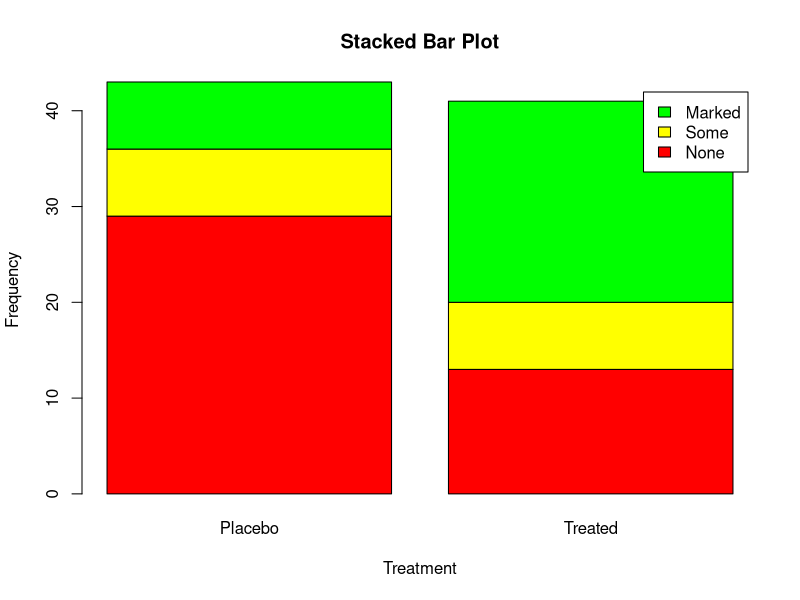
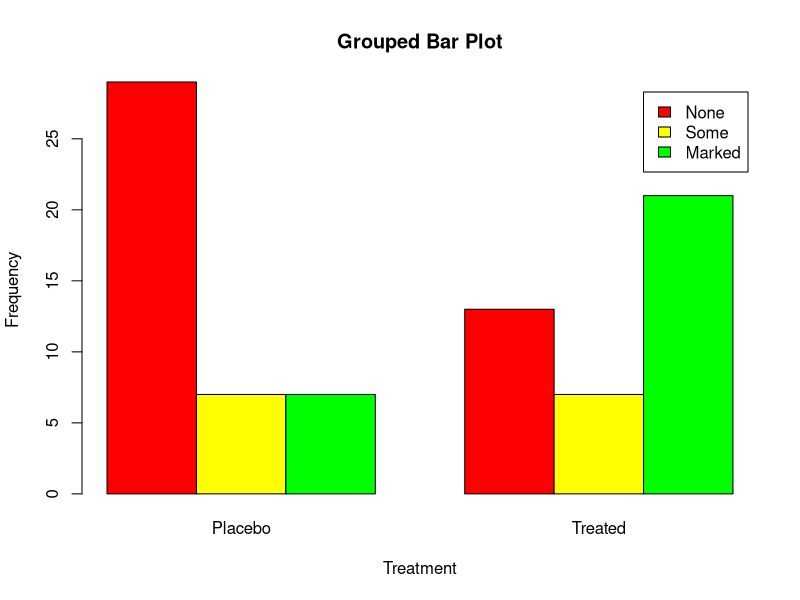

The R source for these figures, in order:
library(vcd)

counts <- table(Arthritis$Improved, Arthritis$Treatment)
counts

x11()
barplot(counts,
        main="Stacked Bar Plot",
        xlab="Treatment", 
        ylab="Frequency",
        col=c("red", "yellow","green"),
        legend=rownames(counts))

x11()
barplot(counts,
        main="Grouped Bar Plot",
        xlab="Treatment", 
        ylab="Frequency",
        col=c("red", "yellow", "green"),
        legend=rownames(counts), 
        beside=TRUE)
